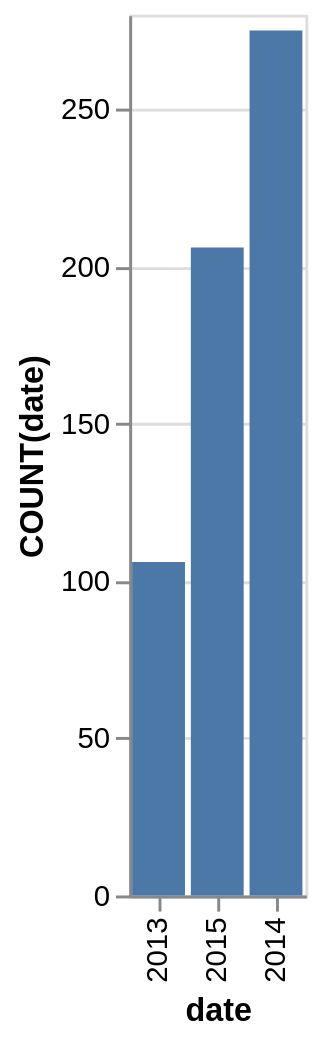

The Vega-Lite source for this figure:
### Vega-Lite specification from a JSON file in a GitHub repository (floating-point values rounded to 4 significant figures)
{"data": {"values": [{"x_data": "2013", "y_data": 106}, {"x_data": "2015", "y_data": 206}, {"x_data": "2014", "y_data": 275}]}, "mark": "bar", "encoding": {"x": {"field": "x_data", "type": "nominal", "title": "date", "sort": {"op": "sum", "field": "y_data", "order": "ascending"}}, "y": {"field": "y_data", "type": "quantitative", "title": "COUNT(date)"}}}
